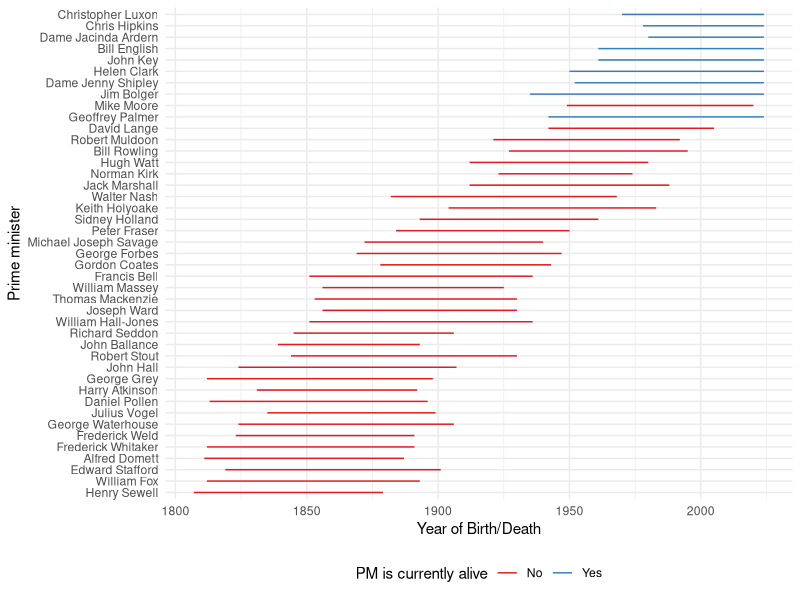
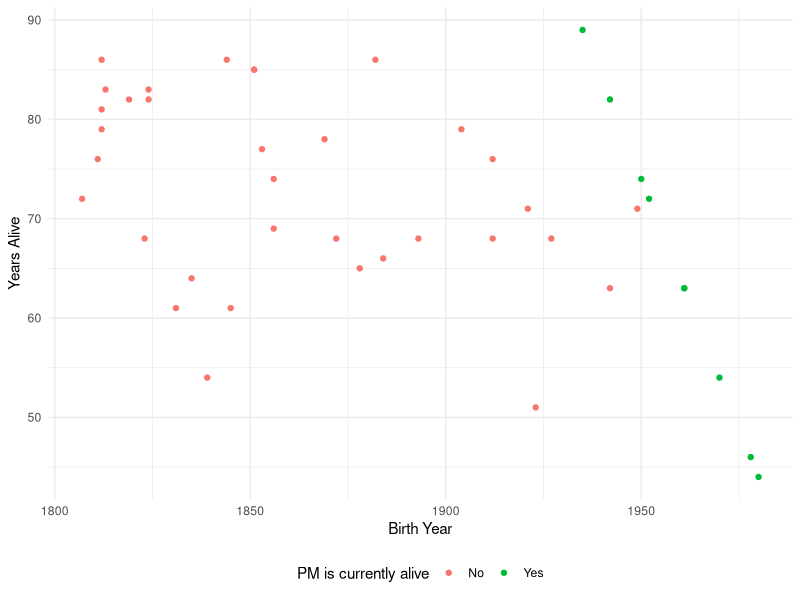

Write the R code that produced these figures, in order.
## ---- chunk 1
#| include: false
#| warning: false
#| message: false

library(tidyverse)
library(kableExtra)
library(here)

# read in cleaned data
pm_data <- read.csv(here("outputs/data/cleaned_NZ_PM_data.csv"))
## ---- chunk 2
#| echo: false
#| label: tbl-pm
#| tbl-cap: New Zealand Prime Ministers' Lifespan Data, In the Order of First Day in Office
options(knitr.kable.NA = '')
# Table formatting inspired by https://stackoverflow.com/a/62241264
kable(
  pm_data,
  col.names = c("Prime Minister", "Birth Year", "Death Year", "Years Lived"),
  longtable = TRUE
  ) |>
  kable_styling(latex_options = c("repeat_header"))
## ---- chunk 3
#| echo: false
#| label: fig-pm-birth-death-years
#| fig-cap: New Zealand Prime Ministers' Birth and Death Years
#| fig-height: 7

# Code Inspired by Rohan Alexander (2023)
pm_data |>
  mutate(
    still_alive = if_else(is.na(death_year), "Yes", "No"),
    death_year = if_else(is.na(death_year), as.integer(2024), death_year)
  ) |>
  mutate(prime_minister = as_factor(prime_minister)) |>
  ggplot(
    aes(x = birth_year, xend = death_year, y = prime_minister, yend = prime_minister, color = still_alive)
    ) +
  geom_segment() +
  labs(
    x = "Year of Birth/Death", y = "Prime minister", color = "PM is currently alive"
    ) +
  theme_minimal() +
  scale_color_brewer(palette = "Set1") +
  theme(legend.position = "bottom")
  
## ---- chunk 4
#| echo: false
#| label: fig-pm-birthyear-vs-yearslived
#| fig-cap: New Zealand Prime Ministers' Birth Year Versus Years Lived


pm_data |>
  mutate(
    alive = ifelse(is.na(death_year), "Yes", "No")
  ) |>
  replace_na(list(death_year = 2024)) |>
  mutate(
    years_lived = death_year - birth_year
  ) |>
  # scale_color_manual part inspired by https://stackoverflow.com/a/36013774
  ggplot(aes(x = birth_year, y = years_lived, color = as.factor(alive))) +
  scale_color_manual(values=c("#F8766D","#00BA38"))+
  geom_point(stat="identity") +
  theme_minimal() +
  labs(
    x = "Birth Year",
    y = "Years Alive",
    color = "PM is currently alive"
  )+
  theme(legend.position = "bottom")
  
